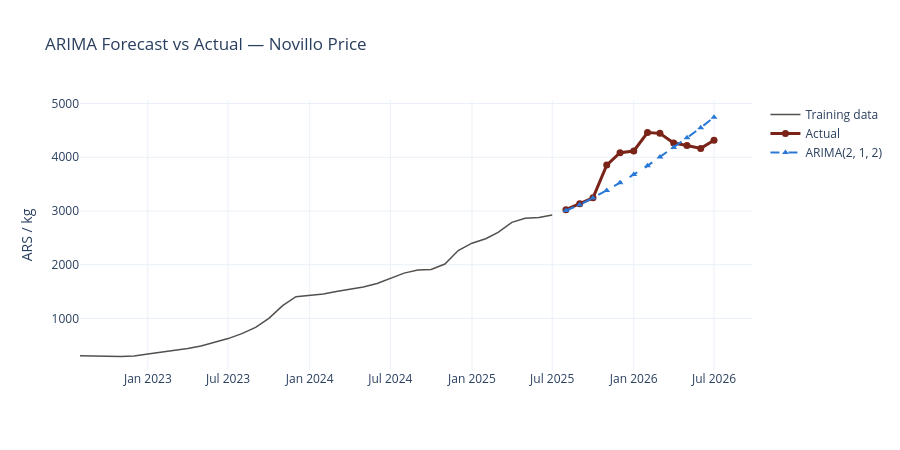

Here is the notebook cell this chart was saved with:
### Code cell
# ── ARIMA plot (interactive) ──────────────────────────────────────
fig = go.Figure()
fig.add_trace(go.Scatter(
    x=train.index[-36:], y=train['novillo_ars_kg'].iloc[-36:],
    mode='lines', name='Training data', line=dict(color=UOE_GREY, width=1.5),
    hovertemplate='%{x|%b %Y}<br>%{y:,.0f} ARS/kg<extra>Training</extra>'
))
fig.add_trace(go.Scatter(
    x=test.index, y=test['novillo_ars_kg'], mode='lines+markers',
    name='Actual', line=dict(color=UOE_RED, width=3), marker=dict(size=7),
    hovertemplate='%{x|%b %Y}<br>%{y:,.0f} ARS/kg<extra>Actual</extra>'
))
fig.add_trace(go.Scatter(
    x=test.index, y=fc_mean.values, mode='lines+markers',
    name=f'ARIMA{best_order}', line=dict(color=UOE_BLUE, width=2, dash='dash'),
    marker=dict(size=6, symbol='triangle-up'),
    hovertemplate='%{x|%b %Y}<br>%{y:,.0f} ARS/kg<extra>ARIMA</extra>'
))
fig.update_layout(title='ARIMA Forecast vs Actual — Novillo Price',
                  yaxis_title='ARS / kg', height=450)
fig.show()

### Figure 1 — Plotly figure (JSON) as saved in the notebook; plotly's stock layout.template omitted (floating-point values rounded to 4 significant figures)
{"data": [{"hovertemplate": "%{x|%b %Y}<br>%{y:,.0f} ARS/kg<extra>Training</extra>", "line": {"color": "#52514e", "width": 1.5}, "mode": "lines", "name": "Training data", "type": "scatter", "x": ["2022-08-01T00:00:00.000000", "2022-09-01T00:00:00.000000", "2022-10-01T00:00:00.000000", "2022-11-01T00:00:00.000000", "2022-12-01T00:00:00.000000", "2023-01-01T00:00:00.000000", "2023-02-01T00:00:00.000000", "2023-03-01T00:00:00.000000", "2023-04-01T00:00:00.000000", "2023-05-01T00:00:00.000000", "2023-06-01T00:00:00.000000", "2023-07-01T00:00:00.000000", "2023-08-01T00:00:00.000000", "2023-09-01T00:00:00.000000", "2023-10-01T00:00:00.000000", "2023-11-01T00:00:00.000000", "2023-12-01T00:00:00.000000", "2024-01-01T00:00:00.000000", "2024-02-01T00:00:00.000000", "2024-03-01T00:00:00.000000", "2024-04-01T00:00:00.000000", "2024-05-01T00:00:00.000000", "2024-06-01T00:00:00.000000", "2024-07-01T00:00:00.000000", "2024-08-01T00:00:00.000000", "2024-09-01T00:00:00.000000", "2024-10-01T00:00:00.000000", "2024-11-01T00:00:00.000000", "2024-12-01T00:00:00.000000", "2025-01-01T00:00:00.000000", "2025-02-01T00:00:00.000000", "2025-03-01T00:00:00.000000", "2025-04-01T00:00:00.000000", "2025-05-01T00:00:00.000000", "2025-06-01T00:00:00.000000", "2025-07-01T00:00:00.000000"], "y": [303.7, 305.0, 296.9, 290.7, 301.7, 336.5, 370.2, 400.0, 439.6, 487.8, 550.0, 624.2, 716.2, 831.8, 1000.0, 1238.0, 1405.0, 1424.0, 1452.0, 1500.0, 1542.0, 1584.0, 1650.0, 1744.0, 1843.0, 1900.0, 1909.0, 2013.0, 2264.0, 2400.0, 2483.0, 2600.0, 2788.0, 2865.0, 2880.0, 2924.0]}, {"hovertemplate": "%{x|%b %Y}<br>%{y:,.0f} ARS/kg<extra>Actual</extra>", "line": {"color": "#7A2318", "width": 3}, "marker": {"size": 7}, "mode": "lines+markers", "name": "Actual", "type": "scatter", "x": ["2025-08-01T00:00:00.000000", "2025-09-01T00:00:00.000000", "2025-10-01T00:00:00.000000", "2025-11-01T00:00:00.000000", "2025-12-01T00:00:00.000000", "2026-01-01T00:00:00.000000", "2026-02-01T00:00:00.000000", "2026-03-01T00:00:00.000000", "2026-04-01T00:00:00.000000", "2026-05-01T00:00:00.000000", "2026-06-01T00:00:00.000000", "2026-07-01T00:00:00.000000"], "y": [3025.0, 3133.0, 3246.0, 3854.0, 4084.0, 4117.0, 4461.0, 4445.0, 4265.0, 4218.0, 4165.0, 4318.0]}, {"hovertemplate": "%{x|%b %Y}<br>%{y:,.0f} ARS/kg<extra>ARIMA</extra>", "line": {"color": "#2a78d6", "dash": "dash", "width": 2}, "marker": {"size": 6, "symbol": "triangle-up"}, "mode": "lines+markers", "name": "ARIMA(2, 1, 2)", "type": "scatter", "x": ["2025-08-01T00:00:00.000000", "2025-09-01T00:00:00.000000", "2025-10-01T00:00:00.000000", "2025-11-01T00:00:00.000000", "2025-12-01T00:00:00.000000", "2026-01-01T00:00:00.000000", "2026-02-01T00:00:00.000000", "2026-03-01T00:00:00.000000", "2026-04-01T00:00:00.000000", "2026-05-01T00:00:00.000000", "2026-06-01T00:00:00.000000", "2026-07-01T00:00:00.000000"], "y": [3008.0, 3117.0, 3243.0, 3380.0, 3526.0, 3679.0, 3840.0, 4007.0, 4181.0, 4362.0, 4550.0, 4745.0]}], "layout": {"height": 450, "title": {"text": "ARIMA Forecast vs Actual — Novillo Price"}, "yaxis": {"title": {"text": "ARS / kg"}}}}
